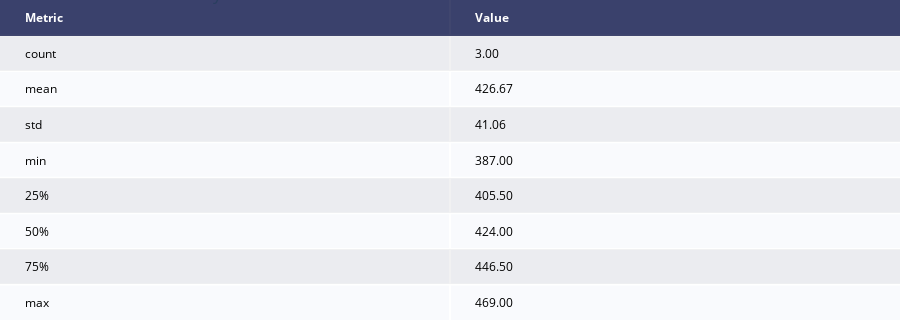

Notebook cell for this chart:
### Code cell
du.generate_document_statistics_by_word_count(
    cleaned_bs_teachingstaff,
    doc_types_to_include=["teaching_staff"]
)

### Figure 1 — Plotly figure (JSON) as saved in the notebook; plotly's stock layout.template omitted (floating-point values rounded to 4 significant figures)
{"data": [{"colorscale": [[0, "#00083e"], [0.5, "#ededee"], [1, "#ffffff"]], "hoverinfo": "none", "opacity": 0.75, "showscale": false, "type": "heatmap", "z": [[0, 0], [0.5, 0.5], [1, 1], [0.5, 0.5], [1, 1], [0.5, 0.5], [1, 1], [0.5, 0.5], [1, 1]]}], "layout": {"annotations": [{"align": "center", "font": {"color": "#ffffff"}, "showarrow": false, "text": "<b>Metric</b>", "x": -0.45, "xanchor": "left", "xref": "x", "y": 0, "yref": "y"}, {"align": "center", "font": {"color": "#ffffff"}, "showarrow": false, "text": "<b>Value</b>", "x": 0.55, "xanchor": "left", "xref": "x", "y": 0, "yref": "y"}, {"align": "center", "font": {"color": "#000000"}, "showarrow": false, "text": "count", "x": -0.45, "xanchor": "left", "xref": "x", "y": 1, "yref": "y"}, {"align": "center", "font": {"color": "#000000"}, "showarrow": false, "text": "3.00", "x": 0.55, "xanchor": "left", "xref": "x", "y": 1, "yref": "y"}, {"align": "center", "font": {"color": "#000000"}, "showarrow": false, "text": "mean", "x": -0.45, "xanchor": "left", "xref": "x", "y": 2, "yref": "y"}, {"align": "center", "font": {"color": "#000000"}, "showarrow": false, "text": "426.67", "x": 0.55, "xanchor": "left", "xref": "x", "y": 2, "yref": "y"}, {"align": "center", "font": {"color": "#000000"}, "showarrow": false, "text": "std", "x": -0.45, "xanchor": "left", "xref": "x", "y": 3, "yref": "y"}, {"align": "center", "font": {"color": "#000000"}, "showarrow": false, "text": "41.06", "x": 0.55, "xanchor": "left", "xref": "x", "y": 3, "yref": "y"}, {"align": "center", "font": {"color": "#000000"}, "showarrow": false, "text": "min", "x": -0.45, "xanchor": "left", "xref": "x", "y": 4, "yref": "y"}, {"align": "center", "font": {"color": "#000000"}, "showarrow": false, "text": "387.00", "x": 0.55, "xanchor": "left", "xref": "x", "y": 4, "yref": "y"}, {"align": "center", "font": {"color": "#000000"}, "showarrow": false, "text": "25%", "x": -0.45, "xanchor": "left", "xref": "x", "y": 5, "yref": "y"}, {"align": "center", "font": {"color": "#000000"}, "showarrow": false, "text": "405.50", "x": 0.55, "xanchor": "left", "xref": "x", "y": 5, "yref": "y"}, {"align": "center", "font": {"color": "#000000"}, "showarrow": false, "text": "50%", "x": -0.45, "xanchor": "left", "xref": "x", "y": 6, "yref": "y"}, {"align": "center", "font": {"color": "#000000"}, "showarrow": false, "text": "424.00", "x": 0.55, "xanchor": "left", "xref": "x", "y": 6, "yref": "y"}, {"align": "center", "font": {"color": "#000000"}, "showarrow": false, "text": "75%", "x": -0.45, "xanchor": "left", "xref": "x", "y": 7, "yref": "y"}, {"align": "center", "font": {"color": "#000000"}, "showarrow": false, "text": "446.50", "x": 0.55, "xanchor": "left", "xref": "x", "y": 7, "yref": "y"}, {"align": "center", "font": {"color": "#000000"}, "showarrow": false, "text": "max", "x": -0.45, "xanchor": "left", "xref": "x", "y": 8, "yref": "y"}, {"align": "center", "font": {"color": "#000000"}, "showarrow": false, "text": "469.00", "x": 0.55, "xanchor": "left", "xref": "x", "y": 8, "yref": "y"}], "height": 320, "margin": {"b": 0, "l": 0, "r": 0, "t": 0}, "title": {"text": "Document Statistics by Word Count"}, "xaxis": {"dtick": 1, "gridwidth": 2, "showticklabels": false, "tick0": -0.5, "ticks": "", "zeroline": false}, "yaxis": {"autorange": "reversed", "dtick": 1, "gridwidth": 2, "showticklabels": false, "tick0": 0.5, "ticks": "", "zeroline": false}}}
